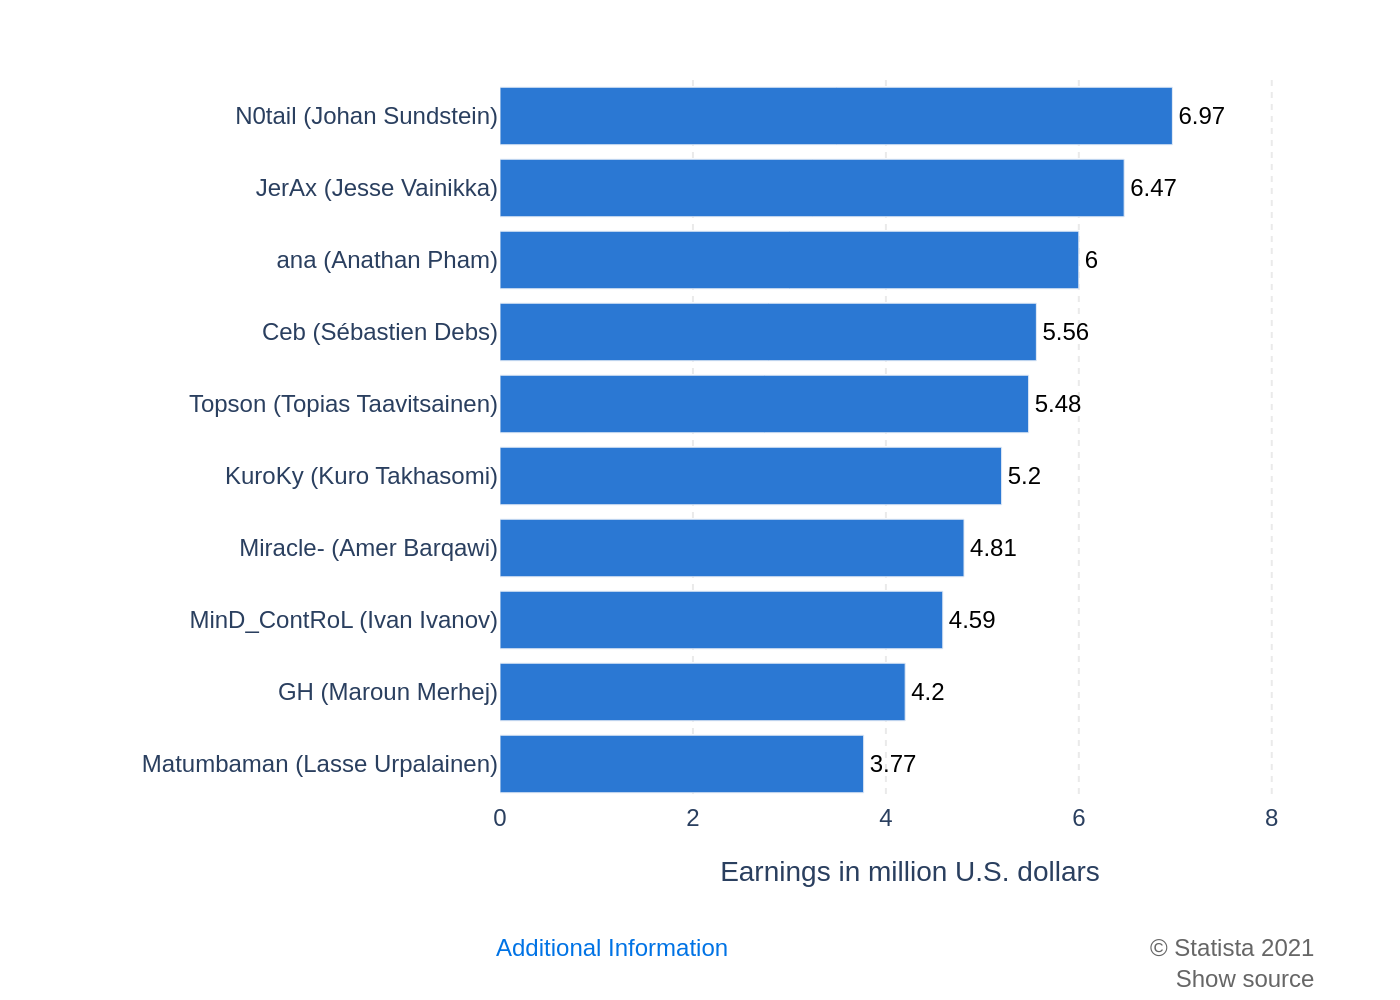

Generate this figure with Python:
import sys
import json
import plotly.graph_objects as go
import os

if len(sys.argv) != 2:
    print("Usage: python recreate_chart.py <json_file_path>")
    sys.exit(1)

json_path = sys.argv[1]

with open(json_path, 'r', encoding='utf-8') as f:
    chart_info = json.load(f)

chart_data = chart_info['chart_data']
texts = chart_info['texts']
colors = chart_info['colors']

categories = [d['category'] for d in chart_data]
values = [d['value'] for d in chart_data]

text_labels = [str(int(v)) if isinstance(v, (int, float)) and v == int(v) else str(v) for v in values]

fig = go.Figure()

fig.add_trace(go.Bar(
    y=categories,
    x=values,
    orientation='h',
    marker_color=colors[0],
    text=text_labels,
    textposition='outside',
    textfont=dict(
        family="Arial",
        size=12,
        color='black'
    ),
    cliponaxis=False
))

fig.update_layout(
    font=dict(family="Arial"),
    plot_bgcolor='white',
    xaxis=dict(
        title=texts.get('x_axis_title'),
        showgrid=True,
        gridcolor='#EAEAEA',
        gridwidth=1,
        griddash='dot',
        zeroline=False,
        range=[0, 8.5]
    ),
    yaxis=dict(
        autorange='reversed',
        showgrid=False,
        title=texts.get('y_axis_title')
    ),
    margin=dict(l=250, r=40, t=40, b=100),
    showlegend=False,
    annotations=[
        dict(
            xref='paper', yref='paper',
            x=-0.01, y=-0.18,
            xanchor='left', yanchor='top',
            text=texts.get('source_left'),
            showarrow=False,
            font=dict(size=12, color='#0073e5')
        ),
        dict(
            xref='paper', yref='paper',
            x=1.0, y=-0.18,
            xanchor='right', yanchor='top',
            text=texts.get('source_right'),
            showarrow=False,
            align='right',
            font=dict(size=12, color='#666666')
        )
    ]
)

base_filename = os.path.splitext(os.path.basename(json_path))[0]
output_directory = os.path.dirname(json_path)
output_filepath = os.path.join(output_directory, f"{base_filename}.png") if output_directory else f"{base_filename}.png"


fig.write_image(output_filepath, scale=2)

print(f"Chart saved to {output_filepath}")
